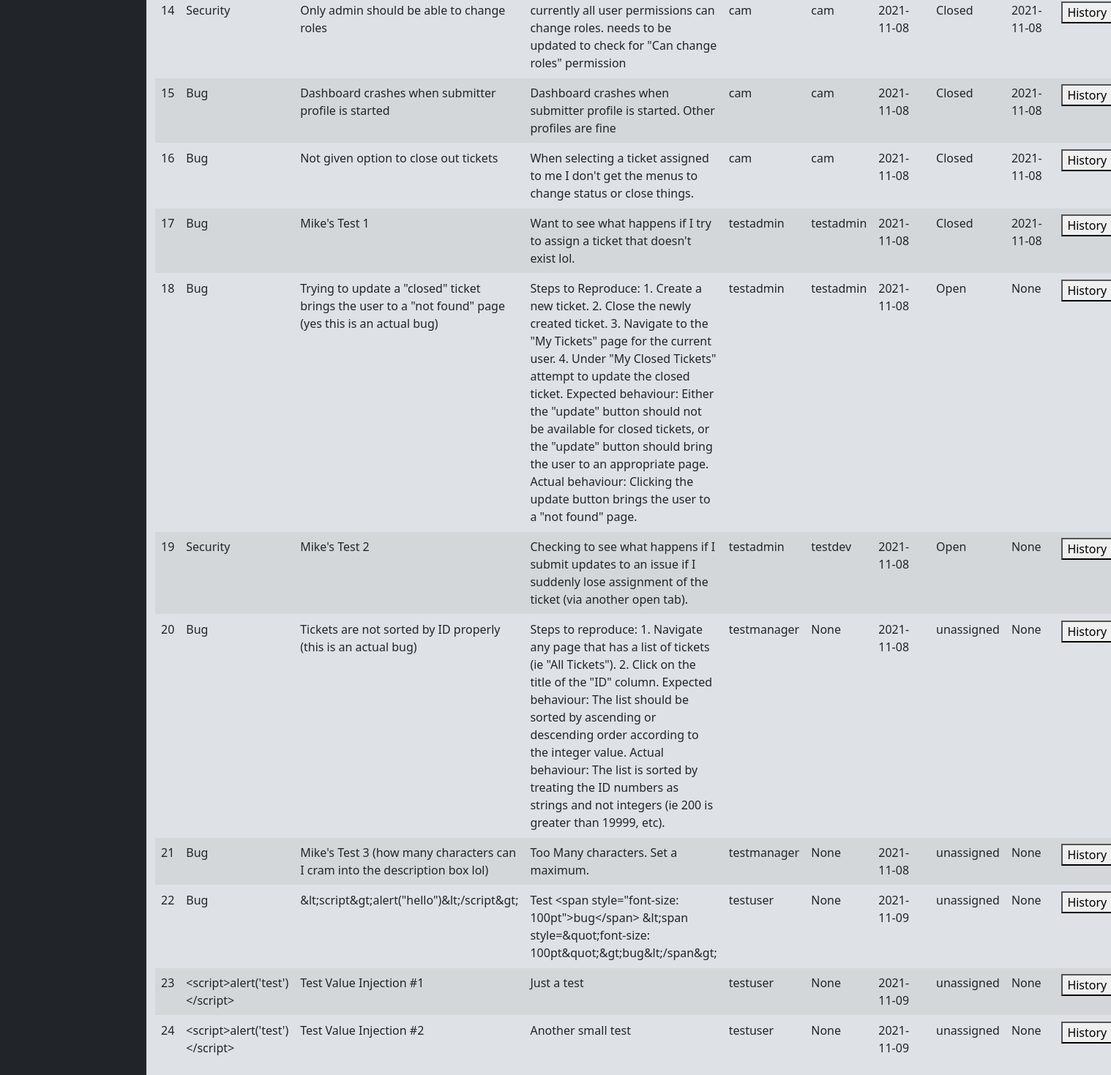
/issue/alltickets (signed in, lower part), run on an earlier commit of the app's database.
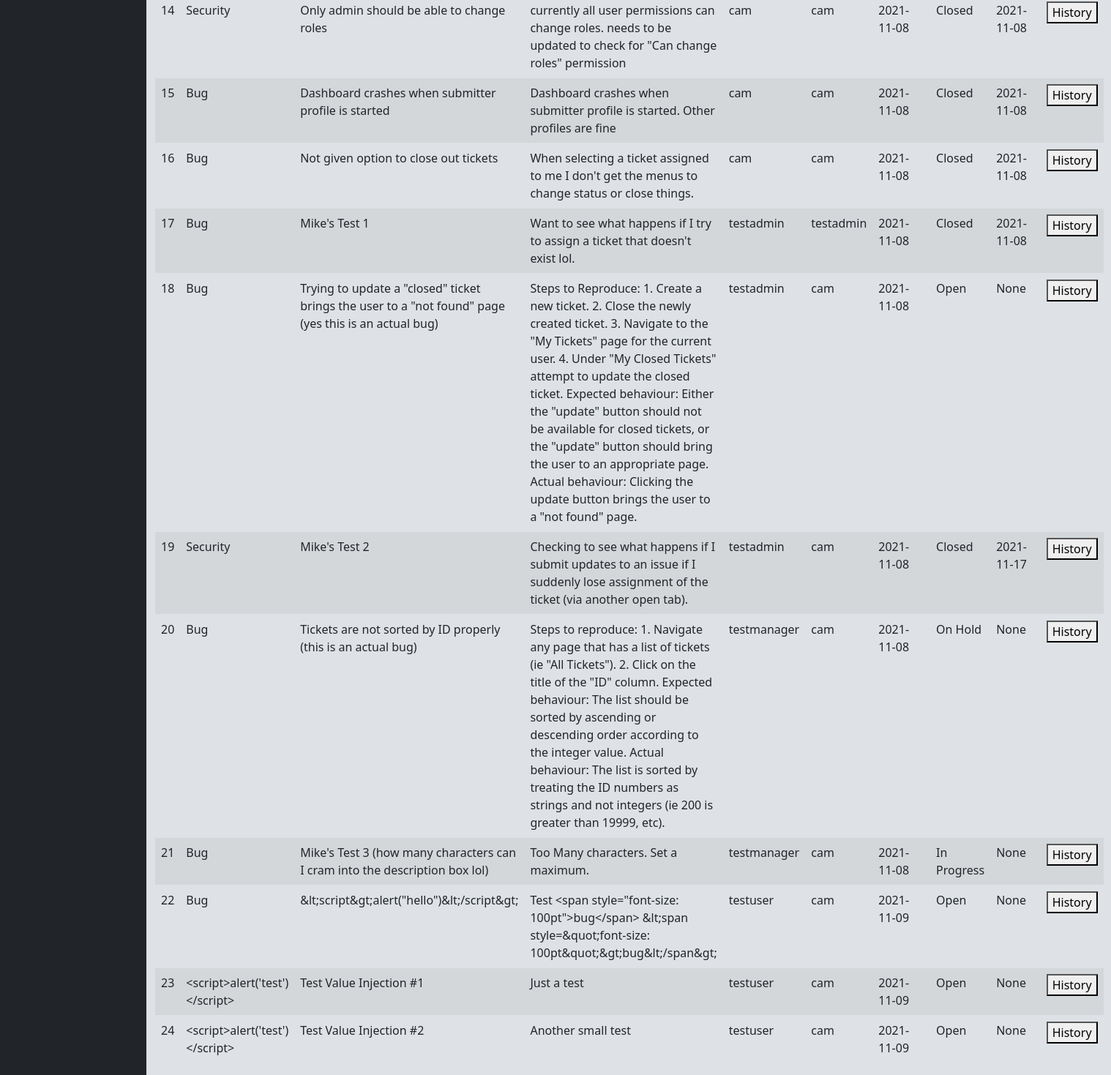
And on a later commit of the database.
### tables this page shows
CREATE TABLE "Issues" (
	"issue_id"	INTEGER UNIQUE,
	"issue_category"	TEXT,
	"issue_subject"	TEXT,
	"issue_description"	BLOB,
	"submitter_id"	TEXT,
	"user_assigned_to"	TEXT,
	"date_created"	DATE,
	"issue_status"	TEXT,
	"date_closed"	DATE,
	PRIMARY KEY("issue_id" AUTOINCREMENT)
);

### issueTrackerViews.py (the view, shortened to what this page needs)
@issueTrack.route('/alltickets')
@login_required
def alltickets():
    if not request.args.get('id'):
        tickets = return_query("SELECT * FROM Issues")
        return render_template('alltickets.html', tickets=tickets)

### SQLhelpers.py (called while the page is built)
def SQL_connect():
    connection = sqlite3.connect(db)
    connection.row_factory = dict_factory
    return connection

def dict_factory(cursor, row):
    d = {}
    for idx, col in enumerate(cursor.description):
        d[col[0]] = row[idx]
    return d

def return_query(query, options=[]):
    connection = SQL_connect()
    cursor = connection.cursor()
    try:
        if len(options) == 0:
            result = cursor.execute(query)
        else:
            result = cursor.execute(query, options)
        result = result.fetchall()
        return result
    except Exception as err:
        print(f"Error: '{err}'")
    cursor.close()
    connection.close()

### app.py (called while the page is built)
@app.after_request
def after_request(response):
    response.headers["Cache-Control"] = "no-cache, no-store, must-revalidate"
    response.headers["Expires"] = 0
    response.headers["Pragma"] = "no-cache"
    return response

### helpers.py (called while the page is built)
def login_required(f):
    @wraps(f)
    def decorated_function(*args, **kwargs):
        if session.get("user_id") is None:
            return redirect(url_for(".login"))
        return f(*args, **kwargs)
    return decorated_function

### templates/alltickets.html (shortened to what this page needs)
{% extends "layout.html" %}
{% block main %}
<div class="mt-sm-1">
        <table class="table table-striped table-hover" id='table1'>
        <tbody>
            {% for i in tickets %}
            <tr id="open_ticket_{{i.id}}">
                <td>{{ i.issue_id }}</td>
                <td>{{ i.issue_category }}</td>
                <td>{{ i.issue_subject }}</td>
                <td>{{ i.issue_description }}</td>
                <td>{{ i.submitter_id }}</td>
                <td>{{ i.user_assigned_to }}</td>
                <td>{{ i.date_created }}</td>
                <td>{{ i.issue_status }}</td>
                <td>{{ i.date_closed }}</td>
                <td><button onclick="window.location.href='./alltickets?id={{i.issue_id}}'">History</button></td>
            </tr>
            {% endfor %}
        </tbody>
    </table>
</div>
{% endblock %}

What changed in the data, as far as the page shows it:
changed Issues id 18: user_assigned_to "testadmin" → "cam"
changed Issues "Mike's Test 2": user_assigned_to "testdev" → "cam"; issue_status "Open" → "Closed"; date_closed "None" → "2021-11-17"
changed Issues "Tickets are not sorted by ID properly (this is an actual bug)": user_assigned_to "None" → "cam"; issue_status "unassigned" → "On Hold"
changed Issues "Mike's Test 3 (how many characters can I cram into the description box lol)": user_assigned_to "None" → "cam"; issue_status "unassigned" → "In Progress"
changed Issues "&lt;script&gt;alert(\"hello\")&lt;/script&gt;": user_assigned_to "None" → "cam"; issue_status "unassigned" → "Open"
changed Issues "Test Value Injection #1": user_assigned_to "None" → "cam"; issue_status "unassigned" → "Open"
changed Issues "Test Value Injection #2": user_assigned_to "None" → "cam"; issue_status "unassigned" → "Open"
